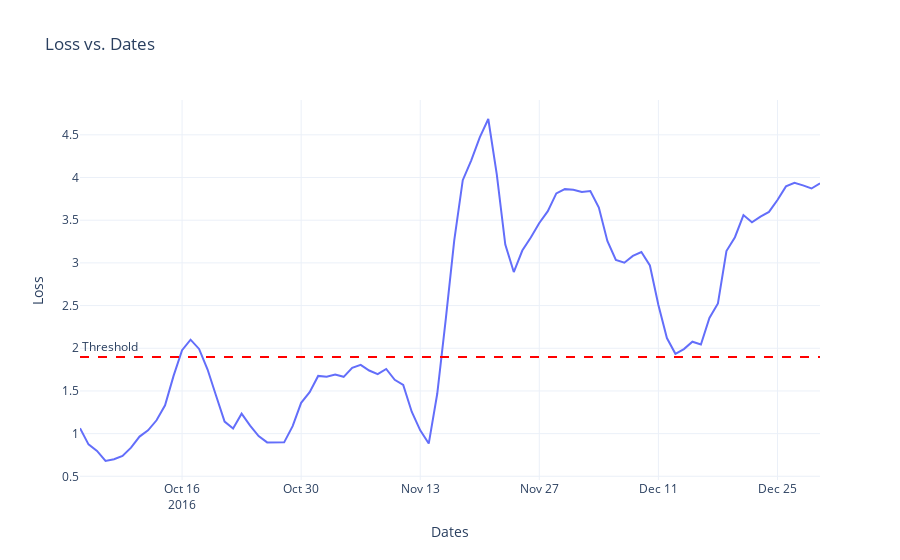

Source (notebook cell):
### Code cell
## predict the metrics for test data

# def predict(model,data,threshold):
recons_test_data=model.predict(X_test)
# print(X_test.shape)
data_loss_test=tf.keras.losses.mae(recons_test_data,X_test)
# print(data_loss)
data_loss_test_mean=tf.reduce_mean(data_loss_test,axis=1)
# print(data_loss_test_mean)
results_dated=pd.DataFrame({'Dates':test_df.index[seq_len:],'Loss':data_loss_test_mean})
display(results_dated)

##Normal plot
# results_dated.plot(x='Dates',y='Loss',figsize=(10,5))
# plt.axhline(y=threshold, color='red', linestyle='--', linewidth=2, label='Threshold')

####potly plots for interactivity

fig = px.line(results_dated, x='Dates', y='Loss', title='Loss vs. Dates', labels={'Loss': 'Loss', 'Dates': 'Dates'}) 
# Add a threshold line threshold = 0.5 # Replace with the actual threshold value
fig.add_hline(y=threshold, line=dict(color='red', width=2, dash='dash'), annotation_text='Threshold', annotation_position='top left') # Customize the layout 
fig.update_layout( xaxis_title='Dates', yaxis_title='Loss', legend_title='Legend', template='plotly_white') # Show the plot 




    # # anomalous_data_indices=np.where(data_loss_mean>threshold)
    # return tf.math.less(threshold,data_loss_mean)
# def print_stats(predcitions,labels):
#     print("Accuracy={} ".format(accuracy_score(labels,predictions)))
#     print("Precision={} ".format(precision_score(labels,predictions)))
#     print("Recall={} ".format(recall_score(labels,predictions)))

### Figure 1 — Plotly figure (JSON) as saved in the notebook; plotly's stock layout.template omitted (floating-point values rounded to 4 significant figures)
{"data": [{"hovertemplate": "Dates=%{x}<br>Loss=%{y}<extra></extra>", "legendgroup": "", "line": {"color": "#636efa", "dash": "solid"}, "marker": {"symbol": "circle"}, "mode": "lines", "name": "", "orientation": "v", "showlegend": false, "type": "scatter", "x": ["2016-10-04T00:00:00", "2016-10-05T00:00:00", "2016-10-06T00:00:00", "2016-10-07T00:00:00", "2016-10-08T00:00:00", "2016-10-09T00:00:00", "2016-10-10T00:00:00", "2016-10-11T00:00:00", "2016-10-12T00:00:00", "2016-10-13T00:00:00", "2016-10-14T00:00:00", "2016-10-15T00:00:00", "2016-10-16T00:00:00", "2016-10-17T00:00:00", "2016-10-18T00:00:00", "2016-10-19T00:00:00", "2016-10-20T00:00:00", "2016-10-21T00:00:00", "2016-10-22T00:00:00", "2016-10-23T00:00:00", "2016-10-24T00:00:00", "2016-10-25T00:00:00", "2016-10-26T00:00:00", "2016-10-27T00:00:00", "2016-10-28T00:00:00", "2016-10-29T00:00:00", "2016-10-30T00:00:00", "2016-10-31T00:00:00", "2016-11-01T00:00:00", "2016-11-02T00:00:00", "2016-11-03T00:00:00", "2016-11-04T00:00:00", "2016-11-05T00:00:00", "2016-11-06T00:00:00", "2016-11-07T00:00:00", "2016-11-08T00:00:00", "2016-11-09T00:00:00", "2016-11-10T00:00:00", "2016-11-11T00:00:00", "2016-11-12T00:00:00", "2016-11-13T00:00:00", "2016-11-14T00:00:00", "2016-11-15T00:00:00", "2016-11-16T00:00:00", "2016-11-17T00:00:00", "2016-11-18T00:00:00", "2016-11-19T00:00:00", "2016-11-20T00:00:00", "2016-11-21T00:00:00", "2016-11-22T00:00:00", "2016-11-23T00:00:00", "2016-11-24T00:00:00", "2016-11-25T00:00:00", "2016-11-26T00:00:00", "2016-11-27T00:00:00", "2016-11-28T00:00:00", "2016-11-29T00:00:00", "2016-11-30T00:00:00", "2016-12-01T00:00:00", "2016-12-02T00:00:00", "2016-12-03T00:00:00", "2016-12-04T00:00:00", "2016-12-05T00:00:00", "2016-12-06T00:00:00", "2016-12-07T00:00:00", "2016-12-08T00:00:00", "2016-12-09T00:00:00", "2016-12-10T00:00:00", "2016-12-11T00:00:00", "2016-12-12T00:00:00", "2016-12-13T00:00:00", "2016-12-14T00:00:00", "2016-12-15T00:00:00", "2016-12-16T00:00:00", "2016-12-17T00:00:00", "2016-12-18T00:00:00", "2016-12-19T00:00:00", "2016-12-20T00:00:00", "2016-12-21T00:00:00", "2016-12-22T00:00:00", "2016-12-23T00:00:00", "2016-12-24T00:00:00", "2016-12-25T00:00:00", "2016-12-26T00:00:00", "2016-12-27T00:00:00", "2016-12-28T00:00:00", "2016-12-29T00:00:00", "2016-12-30T00:00:00"], "xaxis": "x", "y": [1.064, 0.874, 0.7977, 0.6794, 0.7003, 0.7382, 0.8359, 0.9655, 1.038, 1.156, 1.332, 1.676, 1.977, 2.101, 1.992, 1.751, 1.443, 1.141, 1.061, 1.234, 1.093, 0.9718, 0.8973, 0.8979, 0.8979, 1.088, 1.361, 1.485, 1.676, 1.665, 1.693, 1.665, 1.77, 1.806, 1.739, 1.696, 1.758, 1.63, 1.57, 1.257, 1.038, 0.8835, 1.467, 2.339, 3.264, 3.969, 4.201, 4.47, 4.685, 4.036, 3.215, 2.893, 3.145, 3.297, 3.467, 3.606, 3.814, 3.864, 3.856, 3.831, 3.842, 3.648, 3.258, 3.035, 3.002, 3.082, 3.127, 2.969, 2.507, 2.119, 1.935, 1.99, 2.076, 2.045, 2.354, 2.524, 3.139, 3.301, 3.56, 3.475, 3.542, 3.597, 3.737, 3.896, 3.938, 3.908, 3.871, 3.933], "yaxis": "y"}], "layout": {"annotations": [{"showarrow": false, "text": "Threshold", "x": 0, "xanchor": "left", "xref": "x domain", "y": 1.899, "yanchor": "bottom", "yref": "y"}], "legend": {"title": {"text": "Legend"}, "tracegroupgap": 0}, "shapes": [{"line": {"color": "red", "dash": "dash", "width": 2}, "type": "line", "x0": 0, "x1": 1, "xref": "x domain", "y0": 1.899, "y1": 1.899, "yref": "y"}], "title": {"text": "Loss vs. Dates"}, "xaxis": {"anchor": "y", "domain": [0, 1], "title": {"text": "Dates"}}, "yaxis": {"anchor": "x", "domain": [0, 1], "title": {"text": "Loss"}}}}
